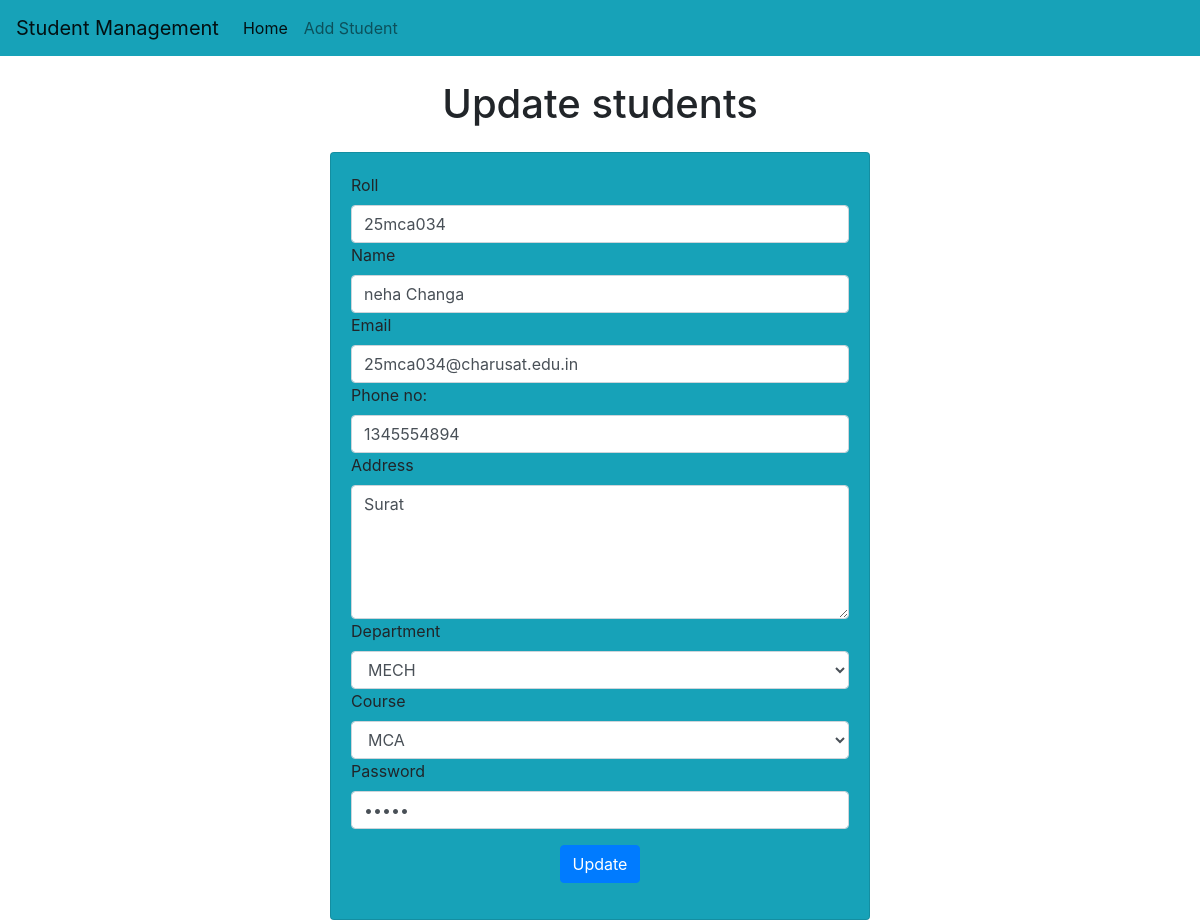
Page /std/update-std/1 on the committed database.
### std/models.py (models this page shows, shortened)
class Student(models.Model):
    user = models.OneToOneField('auth.User', on_delete=models.CASCADE, null=True, blank=True, related_name='student_profile')
    roll=models.CharField(max_length=100, unique=True)
    name=models.CharField(max_length=50)
    email=models.CharField(max_length=150, unique=True)
    phone=models.CharField(max_length=10)
    address=models.CharField(max_length=200)
    department = models.CharField(max_length=50, default='')
    course = models.CharField(max_length=100, default='')
    password = models.CharField(max_length=128)
    reset_token = models.CharField(max_length=64, null=True, blank=True)
    reset_token_expiry = models.DateTimeField(null=True, blank=True)

### std/views.py (the view)
# urls.py: path("update-std/<int:roll>", views.update_std),
def update_std(request,roll):
    std = Student.objects.get(pk=roll)
    return render(request,"std/update_std.html",{'std':std})

### templates/std/update_std.html (shortened to what this page needs)
<!doctype html>
<html lang="en">
  <head>
    <link rel="stylesheet" href="https://cdn.jsdelivr.net/npm/bootstrap@4.0.0/dist/css/bootstrap.min.css">
  </head>
  <body>
    {% include 'std/navbar.html'%}
    <h1 class="text-center my-4">Update students</h1>
    <div class="container">
      <div class="row">
        <div class="col-md-6 offset-md-3">
              <div class="card bg-info">
                <div class="card-body">
                  <form action="/std/do-update-std/{{std.id}}" method="POST">
                    <div class="md-3">
                      <label for="roll">Roll</label>
                    <input name="std_roll"type="text" class="form-control" id="roll"  placeholder="Enter your roll" required value="{{std.roll}}">
                    </div>
                    <div class="md-3">
                      <label for="name">Name</label>
                      <input name="std_name" type="text" id="name" class="form-control" placeholder="Enter your name" required value="{{std.name}}">
                    </div>
                    <div class="md-3">
                      <label for="email">Email</label>
                      <input name="std_email" type="text" id="email" class="form-control"placeholder="Enter your email" required value="{{std.email}}">
                    </div>
                      <div class="md-3">
                      <label for="phone">Phone no:</label>
                      <input name="std_phone" type="number" id="phone" class="form-control"placeholder="Enter your Phone number" value="{{std.phone}}">
                    </div>
                      <div class="md-3">
                      <label for="address">Address</label>
                      <textarea name="std_address" id="address" rows="5" placeholder="Enter yoy address" class="form-control">{{std.address}}</textarea>
                    </div>
                    <div class="md-3">
                      <label for="department">Department</label>
                      <select name="std_department" id="department" class="form-control" required>
                        <option value="MECH" {% if std.department == "MECH" %}selected{% endif %}>MECH</option>
                      </select>
                    </div>
                    <div class="md-3">
                      <label for="course">Course</label>
                      <select name="std_course" id="course" class="form-control" required>
                        <option value="MCA" {% if std.course == "MCA" %}selected{% endif %}>MCA</option>
                      </select>
                    </div>
                    <div class="md-3">
                      <label for="password">Password</label>
                      <input type="password" name="std_password" id="password" class="form-control" placeholder="Enter password" value="{{std.password}}" required>
                    </div>
                    <div class="container text-center my-3" >
                      <button class="btn btn-primary">Update</button>
                    </div>
                  </form>
                </div>
              </div>
        </div>
      </div>
    </div>
  </body>
</html>

### rows in the picture
Student: std_roll "25mca034", std_name "neha Changa", std_email "25mca034@charusat.edu.in", std_phone "1345554894", std_address "Surat", std_department "MECH", std_course "MCA"
